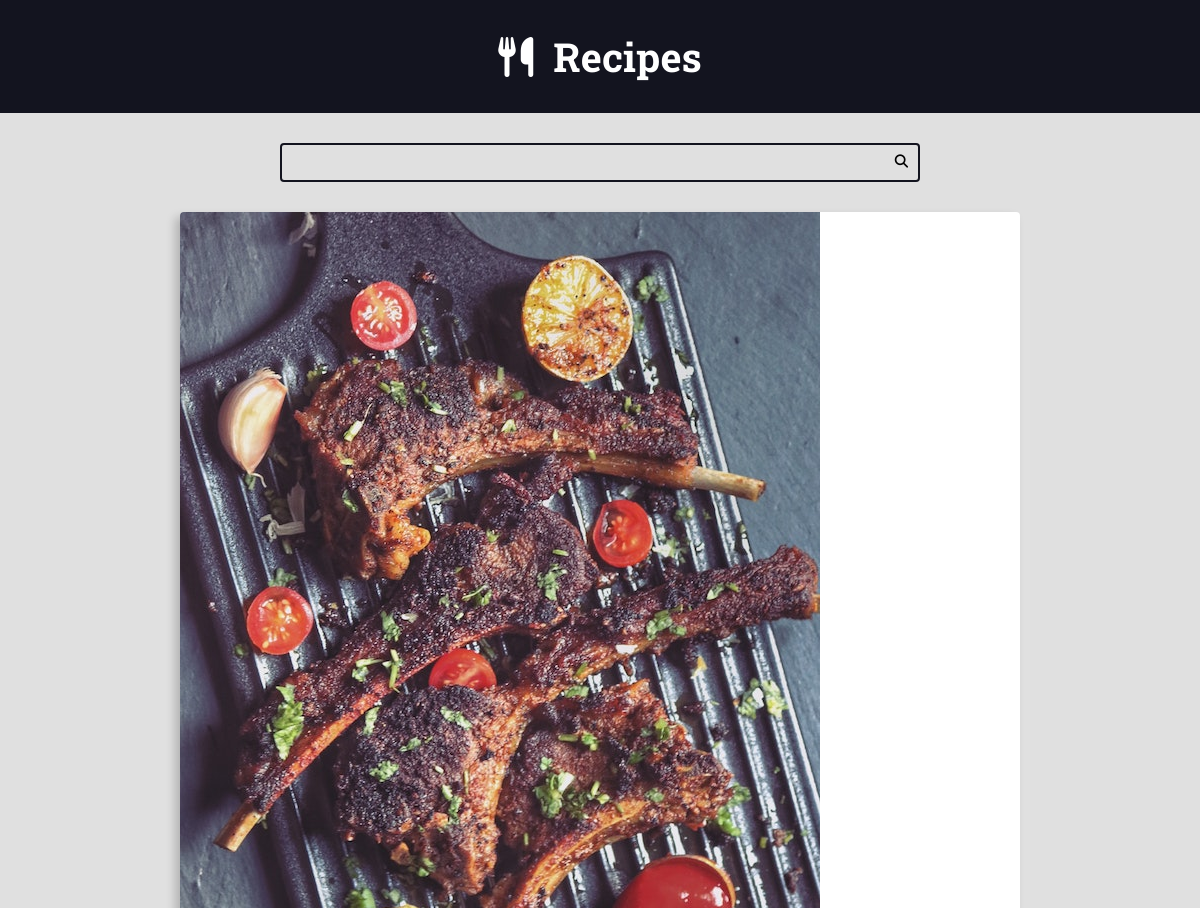
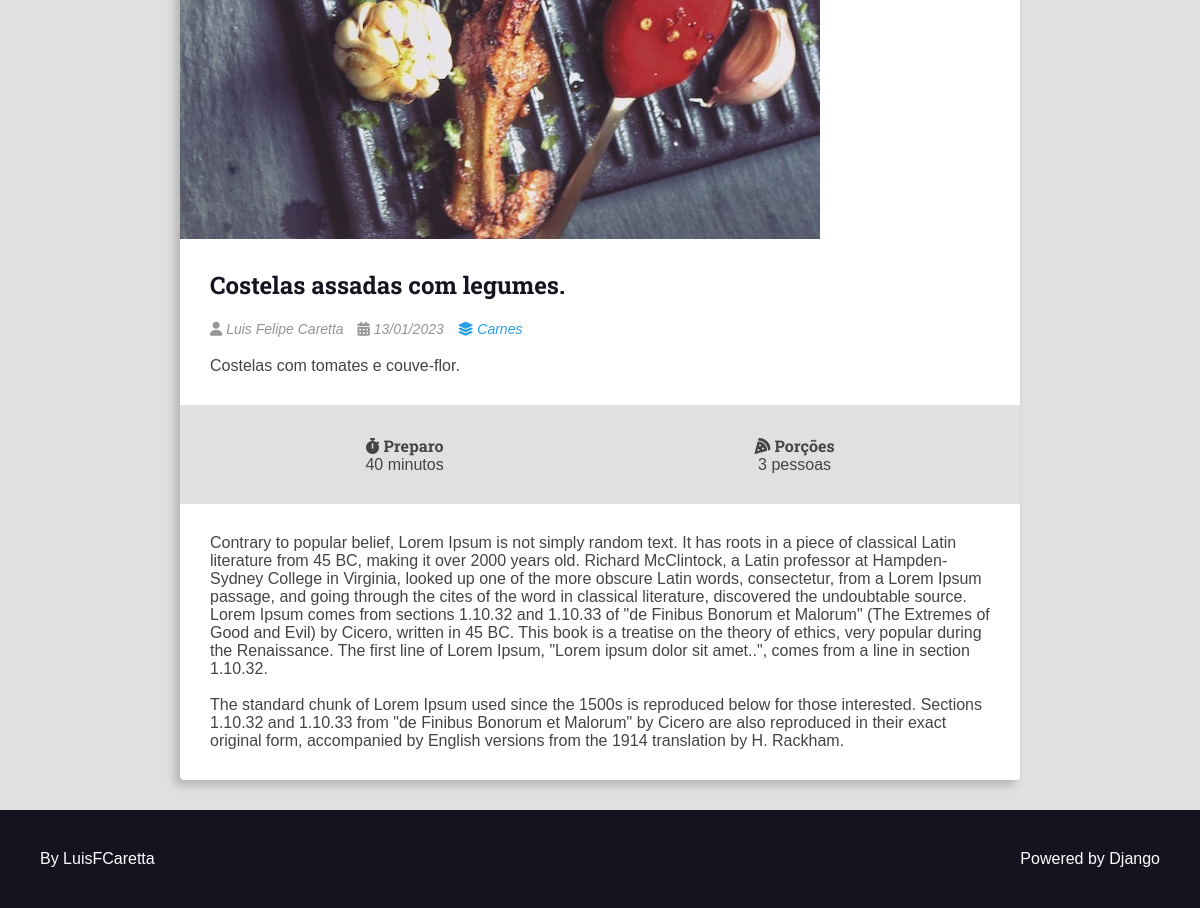
/recipes/8/, run on the app's committed database (2 pictures, top to bottom).
### recipes/models.py (models this page shows, shortened)
class Recipe(models.Model):
    title = models.CharField(max_length=65)
    description = models.CharField(max_length=165)
    slug = models.SlugField(unique=True)
    preparation_time = models.IntegerField()
    preparation_time_unit = models.CharField(max_length=65)
    servings = models.IntegerField()
    servings_unit = models.CharField(max_length=65)
    preparation_steps = models.TextField()
    preparation_steps_is_html = models.BooleanField(default=False)
    created_at = models.DateTimeField(auto_now_add=True)
    updated_at = models.DateTimeField(auto_now=True)
    is_published = models.BooleanField(default=False)
    cover = models.ImageField(upload_to='recipes/covers/%Y/%m/%d/', blank=True,
    default='')
    category = models.ForeignKey(Category, on_delete=models.SET_NULL, null=True,
    blank=True, default=None)
    author = models.ForeignKey(User, on_delete=models.SET_NULL, null=True)

class Category(models.Model):
    name = models.CharField(max_length=65)

### recipes/views.py (the view)
# urls.py: path('recipes/<int:id>/', views.recipe, name='recipe'),
def recipe(request, id):
    recipe = get_object_or_404(
        Recipe,
        pk=id,
        is_published=True
    )
    context = {
        'recipe': recipe,
        'is_detail_page': True,
    }
    return render(request, 'recipes/pages/recipe-view.html', context)

### recipes/templates/recipes/pages/recipe-view.html (shortened to what this page needs)
{% extends 'global/base.html' %}
{% block content %}
    <div class="main-content main-content-detail container">
        {% include 'recipes/partials/recipe.html' %}
    </div>
{% endblock %}

### recipes/templates/recipes/partials/recipe.html (shortened to what this page needs)
<div class="recipe recipe-list-item">
    {% if recipe.cover %}
        <div class="recipe-cover">
        <a href="{% url 'recipes:recipe' recipe.id %}">
            <img src="{{ recipe.cover.url }}" alt="temporário" />
        </a>
    </div>
    {% endif %}
    <div class="recipe-title-container">
        <h2 class="recipe-title">
            <a href="{% url 'recipes:recipe' recipe.id %}">
                {{ recipe.title }}
            </a>
            </h2>
    </div>
    <div class="recipe-author">
        {% if recipe.author is not None %}
            <span class="recipe-author-item">
                <i class="fas fa-user"></i>
                {% if recipe.author.first_name %}
                    {{ recipe.author.first_name }} {{ recipe.author.last_name }}
                {% else %}
                    {{ recipe.author.username }}
                {% endif %}
            </span>
        {% endif %}
        <span class="recipe-author-item">
            <i class="fas fa-calendar-alt"></i>
            {{ recipe.created_at|date:"d/m/Y" }}
        </span>
        {% if recipe.category is not None %}
            <span class="recipe-author-item">
            <a href="{% url 'recipes:category' recipe.category.id %}">
                <i class="fas fa-layer-group"></i>
                <span>{{ recipe.category.name }}</span>
            </a>
        </span>
        {% endif %}
    </div>
    <div class="recipe-content">
        <p>{{ recipe.description }}</p>
    </div>
    <div class="recipe-meta-container">
        <div class="recipe-meta recipe-preparation">
            <h3 class="recipe-meta-title"><i class="fas
            fa-stopwatch"></i> Preparo</h3>
            <div class="recipe-meta-text">
                {{ recipe.preparation_time }} {{ recipe.preparation_time_unit }}
            </div>
        </div>
        <div class="recipe-meta recipe-servings">
            <h3 class="recipe-meta-title"><i class="fas
            fa-pizza-slice"></i> Porções</h3>
            <div class="recipe-meta-text">
                {{ recipe.servings }} {{ recipe.servings_unit }}
            </div>
        </div>
    </div>
    {% if is_detail_page is True %}
        <div class="preparation-steps">
            {% if recipe.preparation_steps_is_html is True %}
                {{ recipe.preparation_steps|safe }}
            {% else %}
                {{ recipe.preparation_steps|linebreaksbr }}
            {% endif %}
        </div>
    {% endif %}
</div>

### recipes/static/recipes/css/styles.css (style rules this page uses)
:root { --color-primary: #269fe6; --color-primary-hover: #2086c2; --color-primary-dark: #13141f; --color-primary-dark-hover: #212336; --color-primary-light: #d4ecfa; --color-primary-light-hover: #bdd8e7; --color-white: #fff; --color-black: #000; --color-dark-text: #444; --color-info-light: #cce5ff; --color-debug-light: #cce5ff; --color-success-light: #d4edda; --color-alert-light: #fff3cd; --color-warning-light: #fff3cd; --color-error-light: #f8d7da; --color-info-dark: #4d86c4; --color-debug-dark: #4d86c4; --color-success-dark: #4a9c5d; --color-alert-dark: #927f40; --color-warning-dark: #927f40; --color-error-dark: #da525d; --color-gray-0: #f9f9f9; --color-gray-1: #e0e0e0; --color-gray-2: #c7c7c7; --color-gray-3: #aeaeae; --color-gray-4: #959595; --color-gray-5: #7d7d7d; --color-gray-6: #646464; --color-gray-7: #4b4b4b; --color-gray-8: #323232; --color-gray-9: #191919; --font-primary: sans-serif; --font-headings: 'Roboto Slab', serif; --spacing-gutter-medium: 3rem; --spacing-gutter-large: 4rem; }
* { padding: 0; margin: 0; box-sizing: border-box; }
html { font-size: 62.5%; }
body { font-size: 1.6rem; font-family: var(--font-primary); background: var(--color-gray-1); color: var(--color-dark-text); }
h1, h2, h3, h4, h5, h6 { font-family: var(--font-headings); }
img { max-width: 100%; }
a { color: var(--color-primary); text-decoration: none; }
.container { max-width: 144rem; margin: 0 auto; padding: var(--spacing-gutter-medium); }
.main-content { padding-top: 0; }
.recipe { background: var(--color-white); box-shadow: -5px 5px 10px rgba(0, 0, 0, 0.2); transform: scale(1); transition: all 300ms ease-in-out; border-radius: 0.4rem; overflow: hidden; }
.recipe img { max-width: 100%; }
.recipe-list-item { max-width: 64rem; height: fit-content; }
.recipe-title-container { padding: var(--spacing-gutter-medium); padding-bottom: 2rem; }
.recipe-title-container a { text-decoration: none; color: var(--color-primary-dark); }
.recipe-author { padding: 0 var(--spacing-gutter-medium); }
.recipe-content { padding: var(--spacing-gutter-medium); padding-top: 2rem; }
.recipe-author-item { color: var(--color-gray-4); margin-right: 1rem; font-style: italic; font-size: 1.4rem; }
.recipe-author a { color: var(--color-primary); transition: all 300ms ease-in-out; text-decoration: none; }
.recipe-meta-container { display: flex; flex-flow: row wrap; padding: var(--spacing-gutter-medium); background: var(--color-gray-1); }
.recipe-meta { display: flex; flex-flow: column nowrap; flex-shrink: 1; flex-grow: 1; text-align: center; }
.recipe-meta-title { font-size: 1.6rem; }
.main-content-detail .recipe-list-item { max-width: 84rem; margin: 0 auto; }
.preparation-steps { padding: var(--spacing-gutter-medium); }

### data on the page
Recipe: cover (picture), title "Costelas assadas com legumes.", author.first_name "Luis Felipe", author.last_name "Caretta", created_at "13/01/2023", category.name "Carnes", description "Costelas com tomates e couve-flor.", preparation_time "40", preparation_time_unit "minutos", servings "3", servings_unit "pessoas", preparation_steps "Contrary to popular belief, Lorem Ipsum is not simply random text. It has roots in a piece of classical Latin literature from 45 BC, making it over 2000 years old. Richard McClintock, a Latin professor at Hampden-Sydney College in Virginia, looked up one of the more obscure Latin words, consectetur, from a Lorem Ipsum passage, and going through the cites of the word in classical literature, discovered the undoubtable source. Lorem Ipsum comes from sections 1.10.32 and 1.10.33 of \"de Finibus Bonorum et Malorum\" (The Extremes of Good and Evil) by Cicero, written in 45 BC. This book is a treatise on the theory of ethics, very popular during the Renaissance. The first line of Lorem Ipsum,…"
